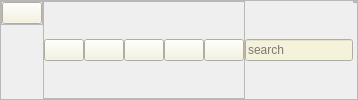
        <widget class="QFrame" name="header_frame">
         <property name="frameShape">
          <enum>QFrame::Shape::StyledPanel</enum>
         </property>
         <property name="frameShadow">
          <enum>QFrame::Shadow::Raised</enum>
         </property>
         <layout class="QHBoxLayout" name="horizontalLayout_2">
          <property name="spacing">
           <number>0</number>
          </property>
          <property name="leftMargin">
           <number>0</number>
          </property>
          <property name="topMargin">
           <number>0</number>
          </property>
          <property name="rightMargin">
           <number>0</number>
          </property>
          <property name="bottomMargin">
           <number>0</number>
          </property>
          <item alignment="Qt::AlignmentFlag::AlignLeft|Qt::AlignmentFlag::AlignTop">
           <widget class="QFrame" name="frame_6">
            <property name="frameShape">
             <enum>QFrame::Shape::StyledPanel</enum>
            </property>
            <property name="frameShadow">
             <enum>QFrame::Shadow::Raised</enum>
            </property>
            <layout class="QHBoxLayout" name="horizontalLayout_6">
             <property name="spacing">
              <number>0</number>
             </property>
             <property name="leftMargin">
              <number>0</number>
             </property>
             <property name="topMargin">
              <number>0</number>
             </property>
             <property name="rightMargin">
              <number>0</number>
             </property>
             <property name="bottomMargin">
              <number>0</number>
             </property>
             <item>
              <widget class="QPushButton" name="pushButton_8">
               <property name="styleSheet">
                <string notr="true">background-color: rgb(245, 242, 219);</string>
               </property>
               <property name="text">
                <string/>
               </property>
               <property name="icon">
                <iconset>
                 <normalon>../../../../equipe slim/service/icons/align-left.svg</normalon>
                </iconset>
               </property>
               <property name="iconSize">
                <size>
                 <width>32</width>
                 <height>32</height>
                </size>
               </property>
              </widget>
             </item>
            </layout>
           </widget>
          </item>
          <item>
           <widget class="QFrame" name="frame_2">
            <property name="frameShape">
             <enum>QFrame::Shape::StyledPanel</enum>
            </property>
            <property name="frameShadow">
             <enum>QFrame::Shadow::Raised</enum>
            </property>
            <layout class="QHBoxLayout" name="horizontalLayout_5">
             <property name="spacing">
              <number>0</number>
             </property>
             <property name="leftMargin">
              <number>0</number>
             </property>
             <property name="topMargin">
              <number>0</number>
             </property>
             <property name="rightMargin">
              <number>0</number>
             </property>
             <property name="bottomMargin">
              <number>0</number>
             </property>
             <item>
              <widget class="QPushButton" name="pushButton_3">
               <property name="styleSheet">
                <string notr="true">background-color: rgb(245, 242, 219);
</string>
               </property>
               <property name="text">
                <string/>
               </property>
               <property name="icon">
                <iconset>
                 <normalon>../../../../equipe slim/service/icons/x.svg</normalon>
                </iconset>
               </property>
              </widget>
             </item>
             <item>
              <widget class="QPushButton" name="pushButton_6">
               <property name="styleSheet">
                <string notr="true">background-color: rgb(245, 242, 219);</string>
               </property>
               <property name="text">
                <string/>
               </property>
               <property name="icon">
                <iconset>
                 <normalon>../../../../equipe slim/service/icons/search.svg</normalon>
                </iconset>
               </property>
              </widget>
             </item>
             <item>
              <widget class="QPushButton" name="pushButton_4">
               <property name="styleSheet">
                <string notr="true">background-color: rgb(245, 242, 219);</string>
               </property>
               <property name="text">
                <string/>
               </property>
               <property name="icon">
                <iconset>
                 <normalon>../../../../equipe slim/service/icons/bell.svg</normalon>
                </iconset>
               </property>
              </widget>
             </item>
             <item>
              <widget class="QPushButton" name="pushButton_5">
               <property name="styleSheet">
                <string notr="true">background-color: rgb(245, 242, 219);</string>
               </property>
               <property name="text">
                <string/>
               </property>
               <property name="icon">
                <iconset>
                 <normalon>../../../../equipe slim/service/icons/user.svg</normalon>
                </iconset>
               </property>
              </widget>
             </item>
             <item>
              <widget class="QPushButton" name="pushButton_2">
               <property name="styleSheet">
                <string notr="true">background-color: rgb(245, 242, 219);</string>
               </property>
               <property name="text">
                <string/>
               </property>
               <property name="icon">
                <iconset>
                 <normalon>../../../../equipe slim/service/icons/arrow-down-left.svg</normalon>
                </iconset>
               </property>
              </widget>
             </item>
            </layout>
           </widget>
          </item>
          <item>
           <widget class="QLineEdit" name="lineEdit">
            <property name="styleSheet">
             <string notr="true">background-color: rgb(245, 242, 219);</string>
            </property>
            <property name="placeholderText">
             <string>search</string>
            </property>
           </widget>
          </item>
          <item alignment="Qt::AlignmentFlag::AlignHCenter|Qt::AlignmentFlag::AlignTop">
           <widget class="QFrame" name="frame_3">
            <property name="frameShape">
             <enum>QFrame::Shape::StyledPanel</enum>
            </property>
            <property name="frameShadow">
             <enum>QFrame::Shadow::Raised</enum>
            </property>
            <layout class="QHBoxLayout" name="horizontalLayout">
             <property name="spacing">
              <number>0</number>
             </property>
             <property name="leftMargin">
              <number>0</number>
             </property>
             <property name="topMargin">
              <number>0</number>
             </property>
             <property name="rightMargin">
              <number>0</number>
             </property>
             <property name="bottomMargin">
              <number>0</number>
             </property>
            </layout>
           </widget>
          </item>
          <item alignment="Qt::AlignmentFlag::AlignRight|Qt::AlignmentFlag::AlignTop">
           <widget class="QFrame" name="frame">
            <property name="frameShape">
             <enum>QFrame::Shape::StyledPanel</enum>
            </property>
            <property name="frameShadow">
             <enum>QFrame::Shadow::Raised</enum>
            </property>
            <layout class="QHBoxLayout" name="horizontalLayout_4">
             <property name="spacing">
              <number>0</number>
             </property>
             <property name="leftMargin">
              <number>0</number>
             </property>
             <property name="topMargin">
              <number>0</number>
             </property>
             <property name="rightMargin">
              <number>0</number>
             </property>
             <property name="bottomMargin">
              <number>0</number>
             </property>
            </layout>
           </widget>
          </item>
         </layout>
        </widget>
